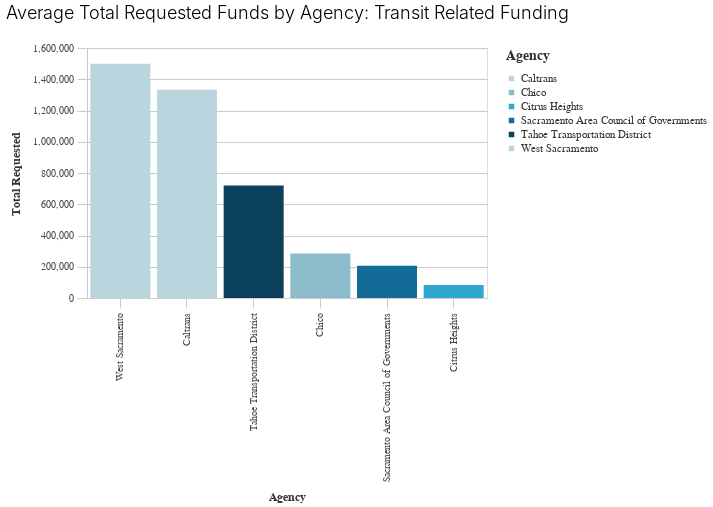

Notebook code for this chart:
### Code cell
_dla_utils.basic_bar_chart((((_dla_utils.calculate_data_all(transit, 'total_requested', 'primary_agency_name', aggfunc="mean"))
                          >>arrange(-_.total_requested)).head(30)
                        ), 'primary_agency_name','total_requested', 'primary_agency_name', subset,
                           'Average Total Requested Funds by Agency: Transit Related Funding'
                       )

### Figure 1 — Vega-Lite specification as saved in the notebook (floating-point values rounded to 4 significant figures)
{"config": {"view": {"continuousWidth": 400, "continuousHeight": 300}, "axis": {"domainColor": "#cbcbcb", "grid": true, "gridColor": "#cbcbcb", "gridWidth": 1, "labelColor": "#474747", "labelFont": "Nunito Sans", "labelFontSize": 10, "labelPadding": 4, "tickColor": "#cbcbcb", "tickSize": 10, "titleColor": "#333", "titleFont": "Raleway", "titleFontSize": 12, "titlePadding": 10}, "axisBand": {"grid": false}, "background": "white", "font": "Raleway", "header": {"labelFont": "Nunito Sans", "titleFont": "Raleway"}, "legend": {"labelColor": "#333", "labelFont": "Nunito Sans", "labelFontSize": 11, "labelLimit": 0, "padding": 1, "symbolSize": 30, "symbolType": "square", "titleColor": "#333", "titleFont": "Raleway", "titleFontSize": 14, "titlePadding": 10}, "title": {"anchor": "middle", "font": "Raleway", "fontSize": 18, "fontWeight": 300, "offset": 20}}, "data": {"name": "data-9cabd7870bcdd3e1b112f3d8be76d6b2"}, "mark": "bar", "encoding": {"color": {"field": "primary_agency_name", "legend": {"title": "Agency"}, "scale": {"range": ["#B9D6DF", "#8CBCCB", "#2EA8CE", "#136C97", "#0B405B"]}, "type": "nominal"}, "x": {"field": "primary_agency_name", "sort": "-y", "title": "Agency", "type": "nominal"}, "y": {"field": "total_requested", "title": "Total Requested", "type": "quantitative"}}, "height": 250, "title": "Average Total Requested Funds by Agency: Transit Related Funding", "width": 400, "$schema": "https://vega.github.io/schema/vega-lite/v4.17.0.json", "datasets": {"data-9cabd7870bcdd3e1b112f3d8be76d6b2": [{"primary_agency_name": "West Sacramento", "total_requested": 1500000.0}, {"primary_agency_name": "Caltrans", "total_requested": 1333000.0}, {"primary_agency_name": "Tahoe Transportation District", "total_requested": 719400.0}, {"primary_agency_name": "Chico", "total_requested": 285300.0}, {"primary_agency_name": "Sacramento Area Council of Governments", "total_requested": 207200.0}, {"primary_agency_name": "Citrus Heights", "total_requested": 83330.0}]}}
